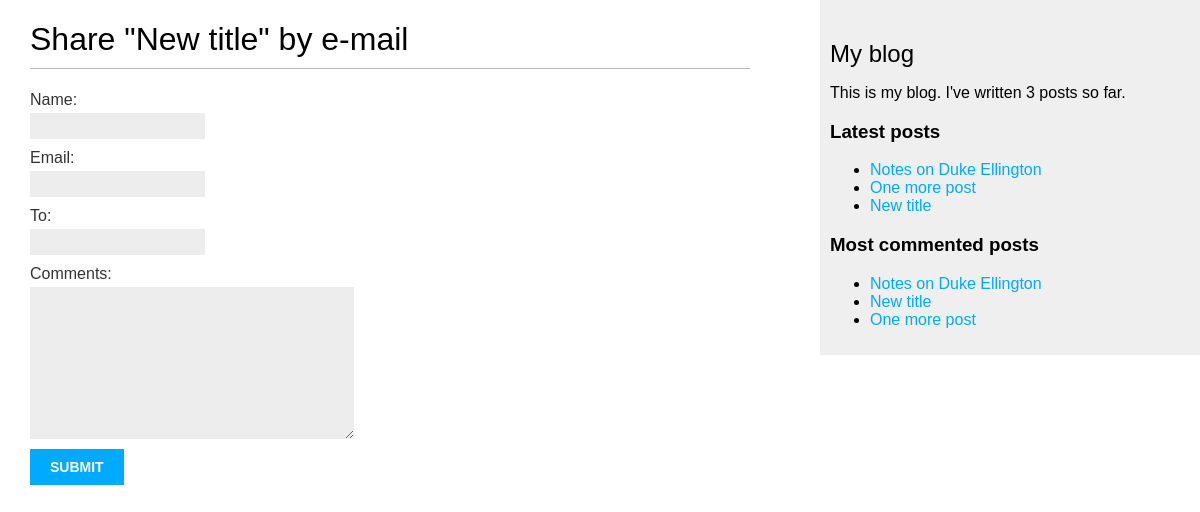
Before: /blog/2/share/ with the older database file.
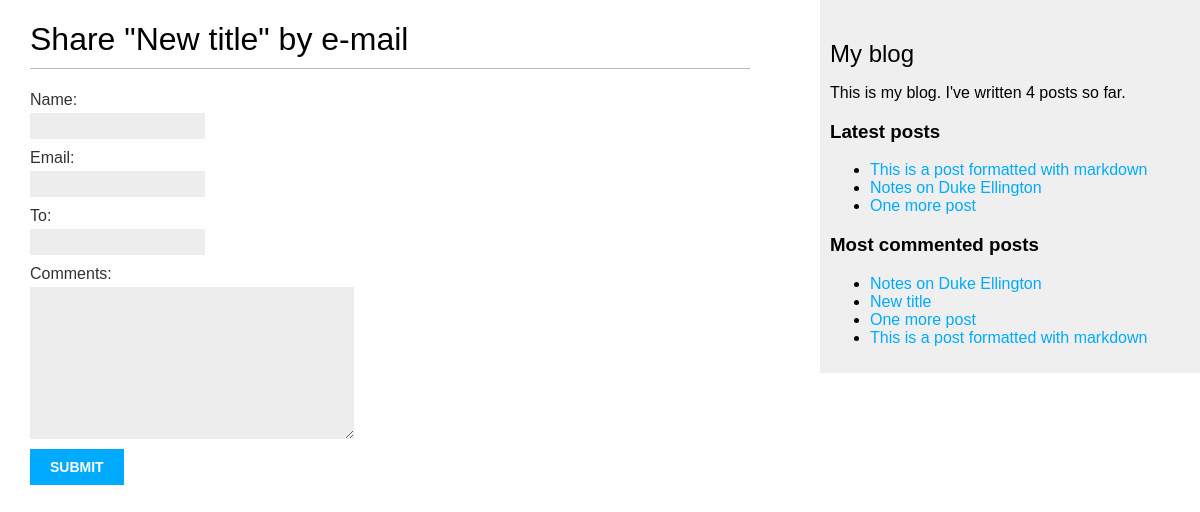
After: the same page with the newer database file.
### blog/models.py (models this page shows, shortened)
class Post(models.Model):
	STATUS_CHOICE = (
       ('draft', 'Draft'),
       ('published', 'Published'),
		)
	title = models.CharField(max_length=250)
	slug = models.SlugField(max_length=250, unique_for_date='publish')
	author = models.ForeignKey(User, on_delete=models.CASCADE, related_name='blog_posts')
	body = models.TextField()
	publish = models.DateTimeField(default=timezone.now)
	created = models.DateTimeField(auto_now_add=True)
	updated = models.DateTimeField(auto_now=True)
	status = models.CharField(max_length=10, choices=STATUS_CHOICE, default='draft')
	objects = models.Manager()
	published = PublishedManager()
	tags = TaggableManager()
	class Meta:
		ordering = ('-publish',)
	def get_absolute_url(self):
		return reverse('blog:post_detail', args=[self.publish.year, self.publish.month, self.publish.day, self.slug])

### blog/views.py (the view)
# urls.py: path('<int:post_id>/share/', views.post_share, name='post_share'),
def post_share(request, post_id):
	post = get_object_or_404(Post, id=post_id, status='published')
	sent = False
	if request.method == 'POST':
		form = EmailPostForm(request.POST)
		if form.is_valid():
			cd = form.cleaned_data
			post_url = request.build_absolute_uri(post.get_absolute_url())
			subject = '{} ({}) recommends your reading "{}" '.format(cd['name'], cd['email'], post.title)
			message = 'Read "{}" at {}\n\n{}\'s comments: {} '.format(post.title, post_url, cd['name'], cd['comments'])
			send_mail(subject, message, 'freelanceali786@gmail.com', [cd['to']])
			sent = True
	else:
		form = EmailPostForm()
	return render(request, 'blog/post/share.html', {'post':post, 'form': form, 'sent': sent})

### blog/forms.py
class EmailPostForm(forms.Form):
	name = forms.CharField(max_length=25)
	email = forms.EmailField()
	to = forms.EmailField()
	comments = forms.CharField(required=False, widget=forms.Textarea)

### blog/models.py (called while the page is built)
	def get_queryset(self):
		return super(PublishedManager, self).get_queryset().filter(status='published')

### blog/templatetags/blog_tags.py (called while the page is built)
@register.simple_tag
def total_posts():
	return Post.published.count()

@register.inclusion_tag('blog/post/latest_posts.html')
def show_latest_posts(count=5):
	latest_posts = Post.published.order_by('-publish')[:count]
	return {'latest_posts': latest_posts}

@register.simple_tag
def get_most_commented_posts(count=5):
	return Post.published.annotate(total_comments=Count('comments')).order_by('-total_comments')[:count]

### blog/templates/blog/post/share.html (shortened to what this page needs)
{% extends "blog/base.html" %}
{% block content %}
	{% if sent %}
		<h1>E-mail successfully sent</h1>
		<p>
			"{{ post.title }}" was succssfully sent to {{ form.cleaned_data.to }}.
		</p>
	{% else %}
	<h1>Share "{{ post.title }}" by e-mail</h1>
	<form action="." method="post" >
		{{ form.as_p }}
		<input type="submit" name="Send e-mail">
	</form>
	{% endif %}
{% endblock %}

### blog/templates/blog/base.html (shortened to what this page needs)
{% load blog_tags %}
{% load static %}
<!DOCTYPE html>
<html>
<head>
	<link rel="stylesheet" type="text/css" href="{% static "css/blog.css"  %}">
</head>
<body>
	<div id="content">
		{% block content %}
		{% endblock %}
	</div>
	<div id="sidebar" >
		<h2>My blog</h2>
		<p>This is my blog. I've written {% total_posts %} posts so far.</p>
		<h3>Latest posts</h3>
		{% show_latest_posts 3 %}
		<h3>Most commented posts</h3>
		{% get_most_commented_posts as most_commented_posts %}
		<ul>
			{% for post in most_commented_posts %}
			<li>
				<a href="{{ post.get_absolute_url }}"> {{ post.title }} </a>
			</li>
			{% endfor %}
		</ul>
	</div>
</body>
</html>

### blog/templates/blog/post/latest_posts.html
<ul>
	{% for post in latest_posts %}
	<li>
		<a href="{{ post.get_absolute_url }}"> {{ post.title }} </a>
	</li>
	{% endfor %}
</ul>

Changed rows visible on the page:
no longer on one of the page's lists (row edited): Post: title "New title"
added Post: title "This is a post formatted with markdown"
Other visible differences:
text no longer shown: "3"
text now shown: "4"
